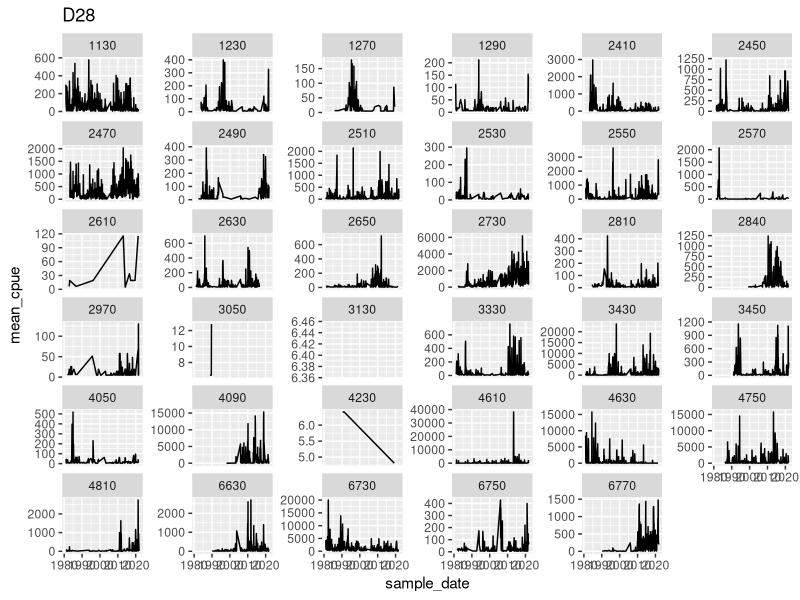
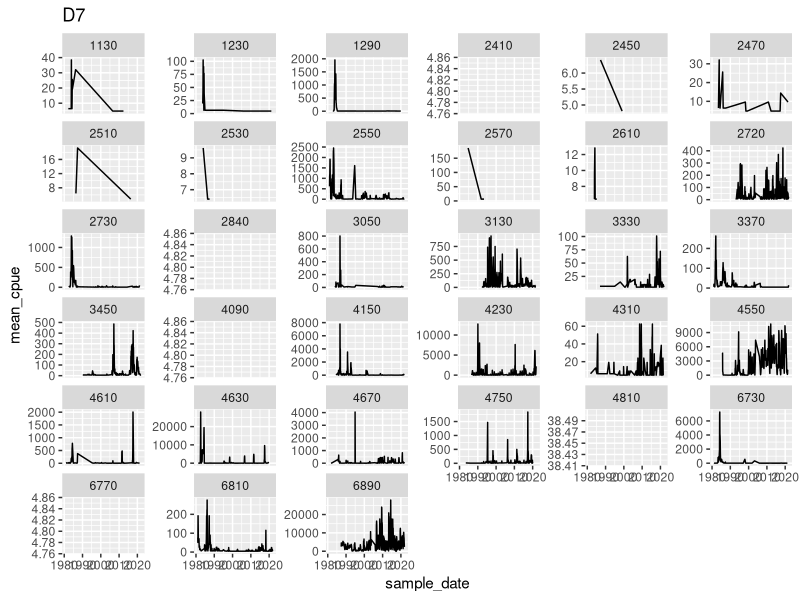
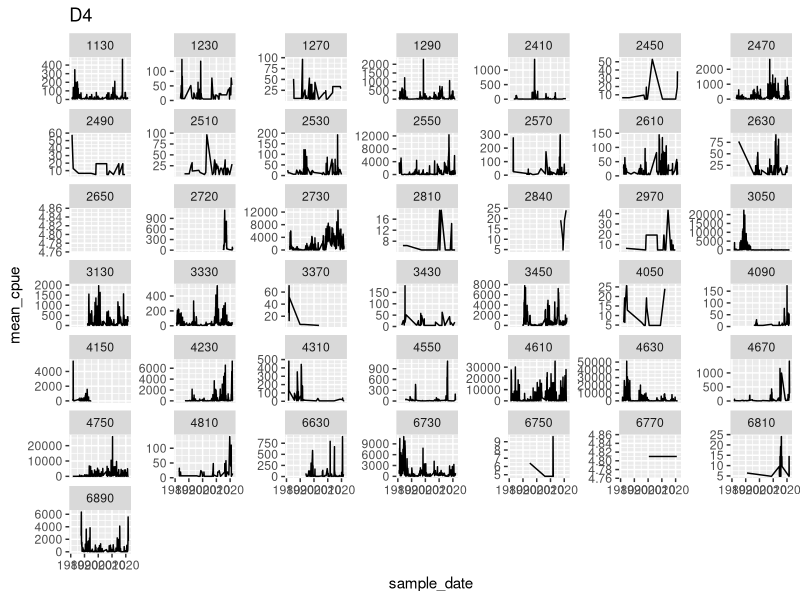
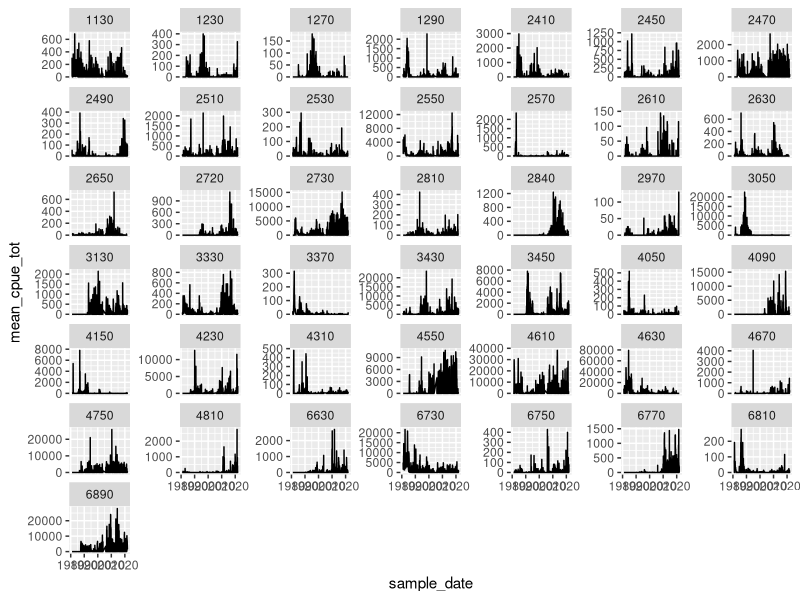

These figures' R source, in order:
#Benthic Inverts
#look at changes in abundances through time 
#for taxa present in at least 10% of each of the three long term stations

#packages
library(tidyverse)

#read in data
benthic <- read_csv("./benthic/data_output/benthic_common10_abundances_by_station.csv") %>% 
  glimpse()

#taxa <- unique(benthic$organism_code) #n = 66 as expected

#create subsets for each station----------

d28 <- benthic %>% 
  filter(station_code == "D28A-L" & mean_cpue>0) %>% 
  arrange(organism_code)

d4 <- benthic %>% 
  filter(station_code == "D4-L"& mean_cpue>0)

d7 <- benthic %>% 
  filter(station_code == "D7-C"& mean_cpue>0) %>% 
  glimpse()

#plot panel of plots showing changes in abundance through time of organisms at each station---------

#D28
(plot_d28 <- ggplot(d28,aes(sample_date,mean_cpue))+
   geom_line()+
   facet_wrap(vars(organism_code)
              ,scales="free_y"
              )+
   ggtitle("D28")
)
#ggsave(plot_d28,filename="./benthic/figures/benthic_10_plus_abundances_d28.png",dpi=300, width = 12, height = 8, units = "in")


#D7
(plot_d7 <- ggplot(d7,aes(sample_date,mean_cpue))+
    geom_line()+
    facet_wrap(vars(organism_code)
               ,scales="free_y"
    )+
    ggtitle("D7") 
)
#ggsave(plot_d7,filename="./benthic/figures/benthic_10_plus_abundances_d7.png",dpi=300, width = 12, height = 8, units = "in")


#D4
(plot_d4 <- ggplot(d4,aes(sample_date,mean_cpue))+
    geom_line()+
    facet_wrap(vars(organism_code)
               ,scales="free_y"
    )+
    ggtitle("D4") 
)
#ggsave(plot_d4,filename="./benthic/figures/benthic_10_plus_abundances_d4.png",dpi=300, width = 12, height = 8, units = "in")


#plot abundances for each taxon through time combining abundances across stations--------------
#there is a nice mix of taxa that increase through time, decrease through time, and fluctuate through time
#NOTE: when interpreting this graph, keep in mind that if a given taxon was not present in at least 10% of samples
#at a given station, it was dropped from that station. In other words, a value for a taxon might appear to be zero for a station but may be  
#greater than that in reality

benthic_comb <- benthic %>% 
  group_by(organism_code,sample_date) %>% 
  summarize(mean_cpue_tot=sum(mean_cpue), .groups = 'drop') %>% 
  glimpse()

(plot_stn_comb <- ggplot(benthic_comb,aes(sample_date,mean_cpue_tot))+
    #geom_point()+
    geom_line()+
    facet_wrap(vars(organism_code)
               ,scales="free_y"
    ) 
)


